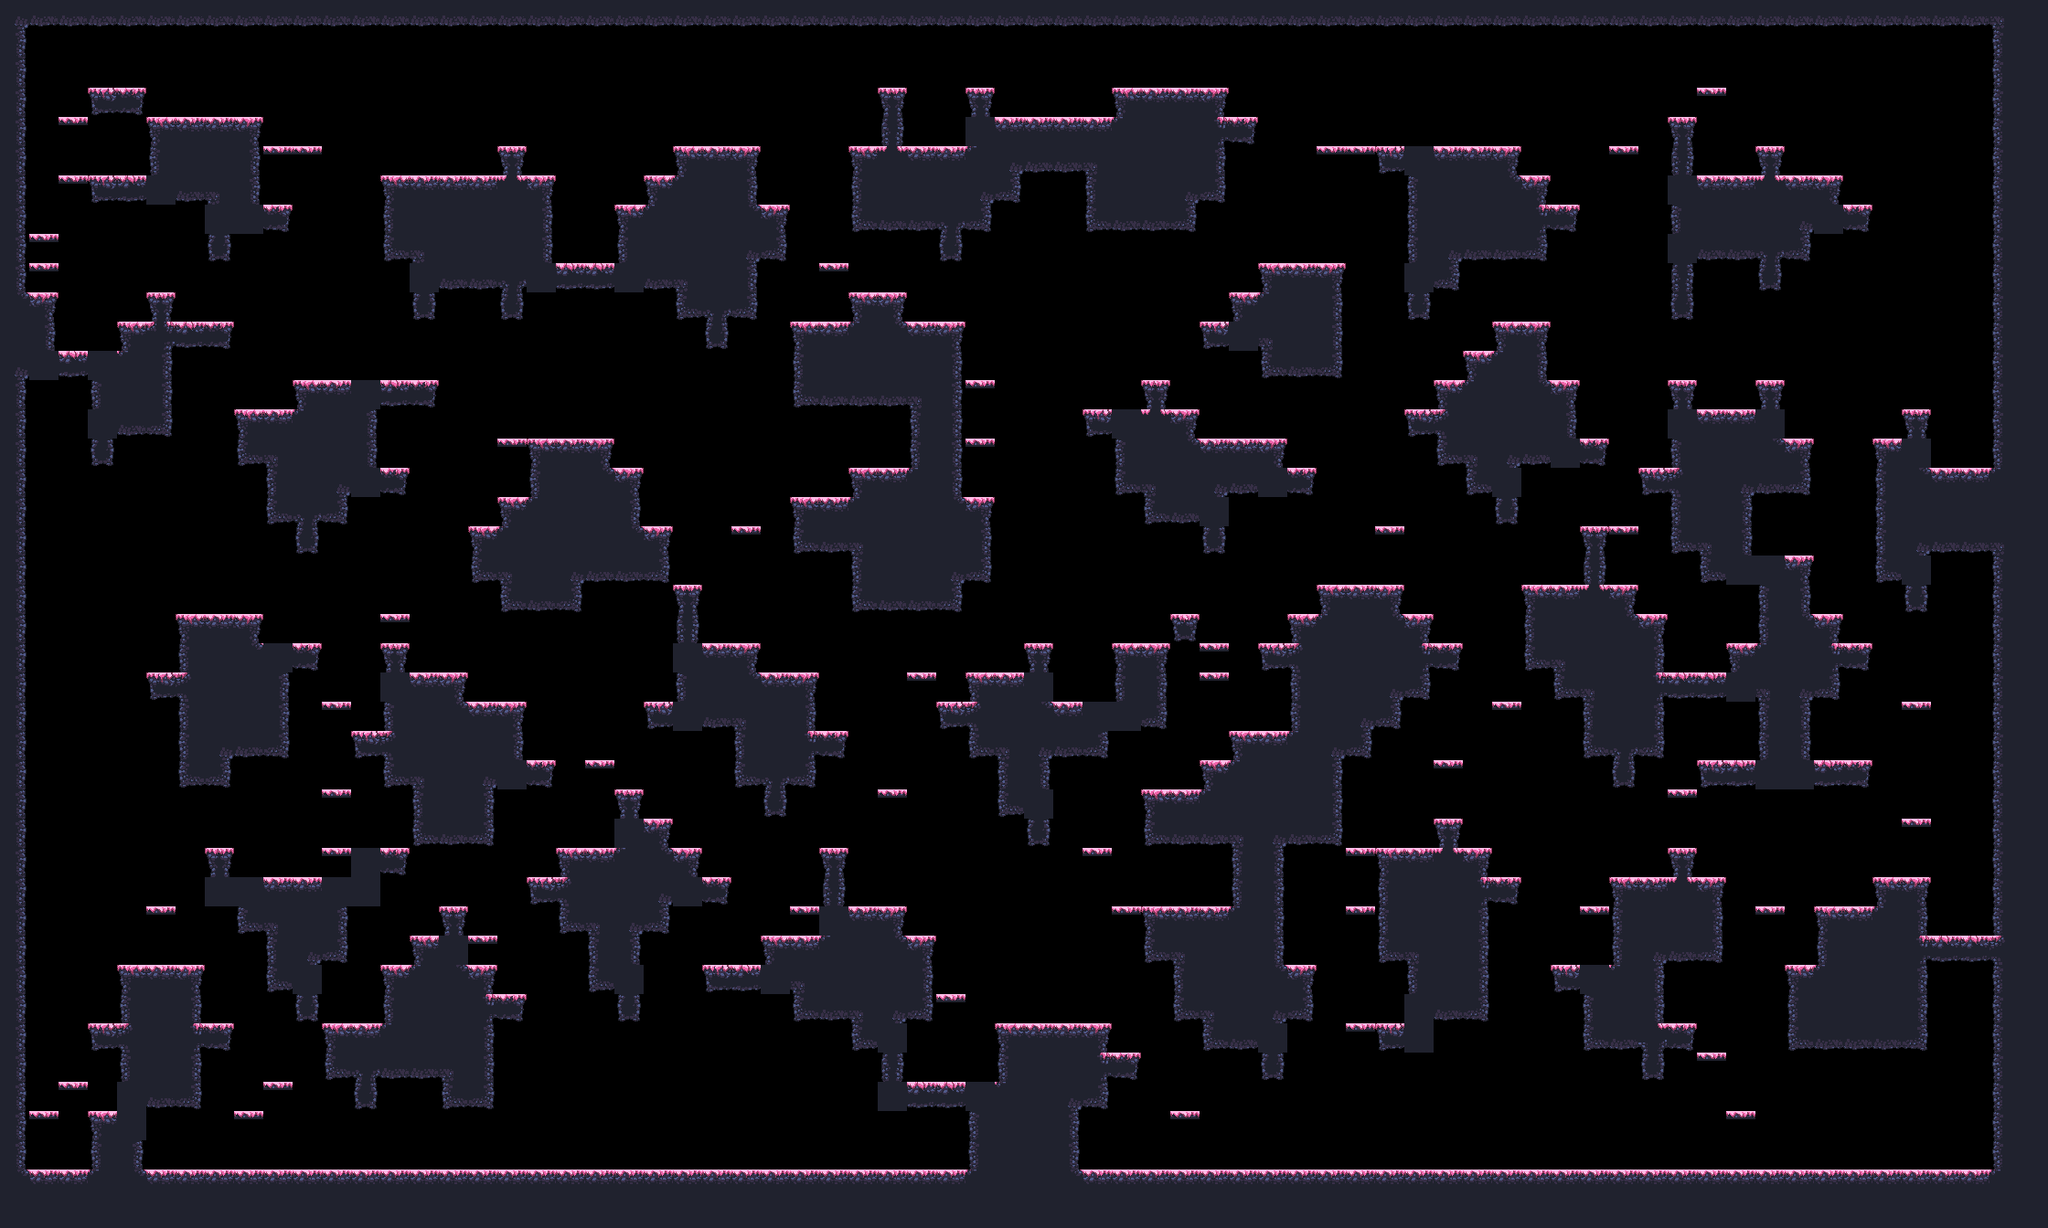

A 2D game scene composited from a Tiled map and its tileset images. What follows is a short description and the map's XML, with each tile layer's data collapsed to a summary:
An orthogonal 70x42 tile map with 32x32 px tiles, 1 tile layer (main) and 17 objects (9x spawn, spawnPlayer0, spawnCrown0, spawnPlayer1, spawnCrown1, ...).

<map compressionlevel="0" height="42" infinite="0" nextlayerid="3" nextobjectid="4" orientation="orthogonal" renderorder="right-down" tiledversion="1.3.2" tileheight="32" tilewidth="32" version="1.2" width="70">
 <tileset firstgid="1" source="forest_spring_tile_set.tsx" />
 <layer height="42" id="1" name="main" width="70">
  <data>[2940 cells, 1232 non-empty, 27 distinct tile ids]</data>
 </layer>
 <objectgroup id="2" name="objects"><object id="1" name="spawnPlayer0" x="256" y="80.0" /><object id="2" name="spawnCrown0" x="192" y="80.0" /><object id="3" name="spawnPlayer1" x="1984" y="144.0" /><object id="4" name="spawnCrown1" x="1920" y="112.0" /><object id="5" name="spawnPlayer2" x="64" y="1232.0" /><object id="6" name="spawnCrown2" x="256" y="1232.0" /><object id="7" name="spawnPlayer3" x="2080" y="1232.0" /><object id="8" name="spawnCrown3" x="2112" y="1232.0" /><object id="9" name="spawn" x="160" y="1008.0" /><object id="10" name="spawn" x="256" y="80.0" /><object id="11" name="spawn" x="800" y="656.0" /><object id="12" name="spawn" x="1984" y="144.0" /><object id="13" name="spawn" x="1856" y="1232.0" /><object id="14" name="spawn" x="288" y="1232.0" /><object id="15" name="spawn" x="1536" y="400.0" /><object id="16" name="spawn" x="1184" y="80.0" /><object id="17" name="spawn" x="512" y="528.0" /></objectgroup></map>
